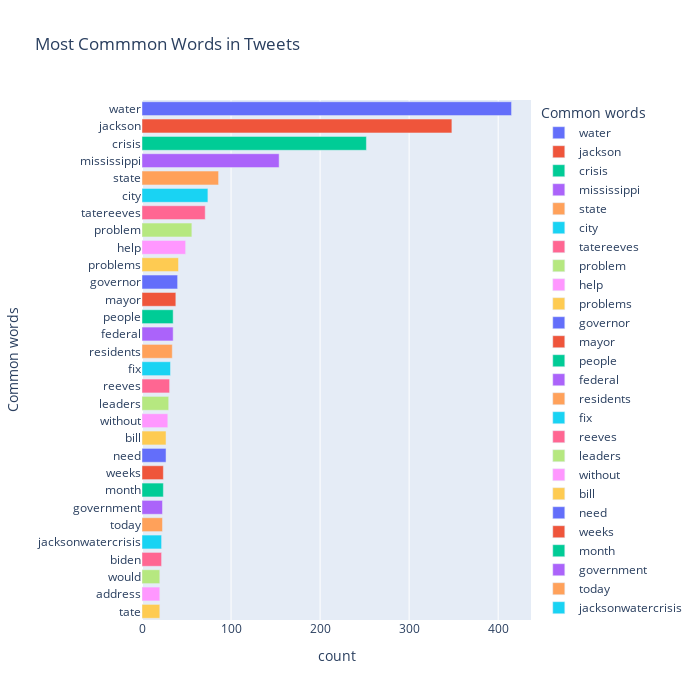

This figure's notebook cell:
### Code cell
common_words(tweets_L)

### Figure 1 — Plotly figure (JSON) as saved in the notebook; plotly's stock layout.template omitted (floating-point values rounded to 4 significant figures)
{"data": [{"alignmentgroup": "True", "hovertemplate": "Common words=%{y}<br>count=%{x}<extra></extra>", "legendgroup": "water", "marker": {"color": "#636efa"}, "name": "water", "offsetgroup": "water", "orientation": "h", "showlegend": true, "textposition": "auto", "type": "bar", "x": [415], "xaxis": "x", "y": ["water"], "yaxis": "y"}, {"alignmentgroup": "True", "hovertemplate": "Common words=%{y}<br>count=%{x}<extra></extra>", "legendgroup": "jackson", "marker": {"color": "#EF553B"}, "name": "jackson", "offsetgroup": "jackson", "orientation": "h", "showlegend": true, "textposition": "auto", "type": "bar", "x": [348], "xaxis": "x", "y": ["jackson"], "yaxis": "y"}, {"alignmentgroup": "True", "hovertemplate": "Common words=%{y}<br>count=%{x}<extra></extra>", "legendgroup": "crisis", "marker": {"color": "#00cc96"}, "name": "crisis", "offsetgroup": "crisis", "orientation": "h", "showlegend": true, "textposition": "auto", "type": "bar", "x": [252], "xaxis": "x", "y": ["crisis"], "yaxis": "y"}, {"alignmentgroup": "True", "hovertemplate": "Common words=%{y}<br>count=%{x}<extra></extra>", "legendgroup": "mississippi", "marker": {"color": "#ab63fa"}, "name": "mississippi", "offsetgroup": "mississippi", "orientation": "h", "showlegend": true, "textposition": "auto", "type": "bar", "x": [154], "xaxis": "x", "y": ["mississippi"], "yaxis": "y"}, {"alignmentgroup": "True", "hovertemplate": "Common words=%{y}<br>count=%{x}<extra></extra>", "legendgroup": "state", "marker": {"color": "#FFA15A"}, "name": "state", "offsetgroup": "state", "orientation": "h", "showlegend": true, "textposition": "auto", "type": "bar", "x": [86], "xaxis": "x", "y": ["state"], "yaxis": "y"}, {"alignmentgroup": "True", "hovertemplate": "Common words=%{y}<br>count=%{x}<extra></extra>", "legendgroup": "city", "marker": {"color": "#19d3f3"}, "name": "city", "offsetgroup": "city", "orientation": "h", "showlegend": true, "textposition": "auto", "type": "bar", "x": [74], "xaxis": "x", "y": ["city"], "yaxis": "y"}, {"alignmentgroup": "True", "hovertemplate": "Common words=%{y}<br>count=%{x}<extra></extra>", "legendgroup": "tatereeves", "marker": {"color": "#FF6692"}, "name": "tatereeves", "offsetgroup": "tatereeves", "orientation": "h", "showlegend": true, "textposition": "auto", "type": "bar", "x": [71], "xaxis": "x", "y": ["tatereeves"], "yaxis": "y"}, {"alignmentgroup": "True", "hovertemplate": "Common words=%{y}<br>count=%{x}<extra></extra>", "legendgroup": "problem", "marker": {"color": "#B6E880"}, "name": "problem", "offsetgroup": "problem", "orientation": "h", "showlegend": true, "textposition": "auto", "type": "bar", "x": [56], "xaxis": "x", "y": ["problem"], "yaxis": "y"}, {"alignmentgroup": "True", "hovertemplate": "Common words=%{y}<br>count=%{x}<extra></extra>", "legendgroup": "help", "marker": {"color": "#FF97FF"}, "name": "help", "offsetgroup": "help", "orientation": "h", "showlegend": true, "textposition": "auto", "type": "bar", "x": [49], "xaxis": "x", "y": ["help"], "yaxis": "y"}, {"alignmentgroup": "True", "hovertemplate": "Common words=%{y}<br>count=%{x}<extra></extra>", "legendgroup": "problems", "marker": {"color": "#FECB52"}, "name": "problems", "offsetgroup": "problems", "orientation": "h", "showlegend": true, "textposition": "auto", "type": "bar", "x": [41], "xaxis": "x", "y": ["problems"], "yaxis": "y"}, {"alignmentgroup": "True", "hovertemplate": "Common words=%{y}<br>count=%{x}<extra></extra>", "legendgroup": "governor", "marker": {"color": "#636efa"}, "name": "governor", "offsetgroup": "governor", "orientation": "h", "showlegend": true, "textposition": "auto", "type": "bar", "x": [40], "xaxis": "x", "y": ["governor"], "yaxis": "y"}, {"alignmentgroup": "True", "hovertemplate": "Common words=%{y}<br>count=%{x}<extra></extra>", "legendgroup": "mayor", "marker": {"color": "#EF553B"}, "name": "mayor", "offsetgroup": "mayor", "orientation": "h", "showlegend": true, "textposition": "auto", "type": "bar", "x": [38], "xaxis": "x", "y": ["mayor"], "yaxis": "y"}, {"alignmentgroup": "True", "hovertemplate": "Common words=%{y}<br>count=%{x}<extra></extra>", "legendgroup": "people", "marker": {"color": "#00cc96"}, "name": "people", "offsetgroup": "people", "orientation": "h", "showlegend": true, "textposition": "auto", "type": "bar", "x": [35], "xaxis": "x", "y": ["people"], "yaxis": "y"}, {"alignmentgroup": "True", "hovertemplate": "Common words=%{y}<br>count=%{x}<extra></extra>", "legendgroup": "federal", "marker": {"color": "#ab63fa"}, "name": "federal", "offsetgroup": "federal", "orientation": "h", "showlegend": true, "textposition": "auto", "type": "bar", "x": [35], "xaxis": "x", "y": ["federal"], "yaxis": "y"}, {"alignmentgroup": "True", "hovertemplate": "Common words=%{y}<br>count=%{x}<extra></extra>", "legendgroup": "residents", "marker": {"color": "#FFA15A"}, "name": "residents", "offsetgroup": "residents", "orientation": "h", "showlegend": true, "textposition": "auto", "type": "bar", "x": [34], "xaxis": "x", "y": ["residents"], "yaxis": "y"}, {"alignmentgroup": "True", "hovertemplate": "Common words=%{y}<br>count=%{x}<extra></extra>", "legendgroup": "fix", "marker": {"color": "#19d3f3"}, "name": "fix", "offsetgroup": "fix", "orientation": "h", "showlegend": true, "textposition": "auto", "type": "bar", "x": [32], "xaxis": "x", "y": ["fix"], "yaxis": "y"}, {"alignmentgroup": "True", "hovertemplate": "Common words=%{y}<br>count=%{x}<extra></extra>", "legendgroup": "reeves", "marker": {"color": "#FF6692"}, "name": "reeves", "offsetgroup": "reeves", "orientation": "h", "showlegend": true, "textposition": "auto", "type": "bar", "x": [31], "xaxis": "x", "y": ["reeves"], "yaxis": "y"}, {"alignmentgroup": "True", "hovertemplate": "Common words=%{y}<br>count=%{x}<extra></extra>", "legendgroup": "leaders", "marker": {"color": "#B6E880"}, "name": "leaders", "offsetgroup": "leaders", "orientation": "h", "showlegend": true, "textposition": "auto", "type": "bar", "x": [30], "xaxis": "x", "y": ["leaders"], "yaxis": "y"}, {"alignmentgroup": "True", "hovertemplate": "Common words=%{y}<br>count=%{x}<extra></extra>", "legendgroup": "without", "marker": {"color": "#FF97FF"}, "name": "without", "offsetgroup": "without", "orientation": "h", "showlegend": true, "textposition": "auto", "type": "bar", "x": [29], "xaxis": "x", "y": ["without"], "yaxis": "y"}, {"alignmentgroup": "True", "hovertemplate": "Common words=%{y}<br>count=%{x}<extra></extra>", "legendgroup": "bill", "marker": {"color": "#FECB52"}, "name": "bill", "offsetgroup": "bill", "orientation": "h", "showlegend": true, "textposition": "auto", "type": "bar", "x": [27], "xaxis": "x", "y": ["bill"], "yaxis": "y"}, {"alignmentgroup": "True", "hovertemplate": "Common words=%{y}<br>count=%{x}<extra></extra>", "legendgroup": "need", "marker": {"color": "#636efa"}, "name": "need", "offsetgroup": "need", "orientation": "h", "showlegend": true, "textposition": "auto", "type": "bar", "x": [27], "xaxis": "x", "y": ["need"], "yaxis": "y"}, {"alignmentgroup": "True", "hovertemplate": "Common words=%{y}<br>count=%{x}<extra></extra>", "legendgroup": "weeks", "marker": {"color": "#EF553B"}, "name": "weeks", "offsetgroup": "weeks", "orientation": "h", "showlegend": true, "textposition": "auto", "type": "bar", "x": [24], "xaxis": "x", "y": ["weeks"], "yaxis": "y"}, {"alignmentgroup": "True", "hovertemplate": "Common words=%{y}<br>count=%{x}<extra></extra>", "legendgroup": "month", "marker": {"color": "#00cc96"}, "name": "month", "offsetgroup": "month", "orientation": "h", "showlegend": true, "textposition": "auto", "type": "bar", "x": [24], "xaxis": "x", "y": ["month"], "yaxis": "y"}, {"alignmentgroup": "True", "hovertemplate": "Common words=%{y}<br>count=%{x}<extra></extra>", "legendgroup": "government", "marker": {"color": "#ab63fa"}, "name": "government", "offsetgroup": "government", "orientation": "h", "showlegend": true, "textposition": "auto", "type": "bar", "x": [23], "xaxis": "x", "y": ["government"], "yaxis": "y"}, {"alignmentgroup": "True", "hovertemplate": "Common words=%{y}<br>count=%{x}<extra></extra>", "legendgroup": "today", "marker": {"color": "#FFA15A"}, "name": "today", "offsetgroup": "today", "orientation": "h", "showlegend": true, "textposition": "auto", "type": "bar", "x": [23], "xaxis": "x", "y": ["today"], "yaxis": "y"}, {"alignmentgroup": "True", "hovertemplate": "Common words=%{y}<br>count=%{x}<extra></extra>", "legendgroup": "jacksonwatercrisis", "marker": {"color": "#19d3f3"}, "name": "jacksonwatercrisis", "offsetgroup": "jacksonwatercrisis", "orientation": "h", "showlegend": true, "textposition": "auto", "type": "bar", "x": [22], "xaxis": "x", "y": ["jacksonwatercrisis"], "yaxis": "y"}, {"alignmentgroup": "True", "hovertemplate": "Common words=%{y}<br>count=%{x}<extra></extra>", "legendgroup": "biden", "marker": {"color": "#FF6692"}, "name": "biden", "offsetgroup": "biden", "orientation": "h", "showlegend": true, "textposition": "auto", "type": "bar", "x": [22], "xaxis": "x", "y": ["biden"], "yaxis": "y"}, {"alignmentgroup": "True", "hovertemplate": "Common words=%{y}<br>count=%{x}<extra></extra>", "legendgroup": "would", "marker": {"color": "#B6E880"}, "name": "would", "offsetgroup": "would", "orientation": "h", "showlegend": true, "textposition": "auto", "type": "bar", "x": [20], "xaxis": "x", "y": ["would"], "yaxis": "y"}, {"alignmentgroup": "True", "hovertemplate": "Common words=%{y}<br>count=%{x}<extra></extra>", "legendgroup": "address", "marker": {"color": "#FF97FF"}, "name": "address", "offsetgroup": "address", "orientation": "h", "showlegend": true, "textposition": "auto", "type": "bar", "x": [20], "xaxis": "x", "y": ["address"], "yaxis": "y"}, {"alignmentgroup": "True", "hovertemplate": "Common words=%{y}<br>count=%{x}<extra></extra>", "legendgroup": "tate", "marker": {"color": "#FECB52"}, "name": "tate", "offsetgroup": "tate", "orientation": "h", "showlegend": true, "textposition": "auto", "type": "bar", "x": [20], "xaxis": "x", "y": ["tate"], "yaxis": "y"}], "layout": {"barmode": "relative", "height": 700, "legend": {"title": {"text": "Common words"}, "tracegroupgap": 0}, "title": {"text": "Most Commmon Words in Tweets"}, "width": 700, "xaxis": {"anchor": "y", "domain": [0, 1], "title": {"text": "count"}}, "yaxis": {"anchor": "x", "categoryarray": ["tate", "address", "would", "biden", "jacksonwatercrisis", "today", "government", "month", "weeks", "need", "bill", "without", "leaders", "reeves", "fix", "residents", "federal", "people", "mayor", "governor", "problems", "help", "problem", "tatereeves", "city", "state", "mississippi", "crisis", "jackson", "water"], "categoryorder": "array", "domain": [0, 1], "title": {"text": "Common words"}}}}
